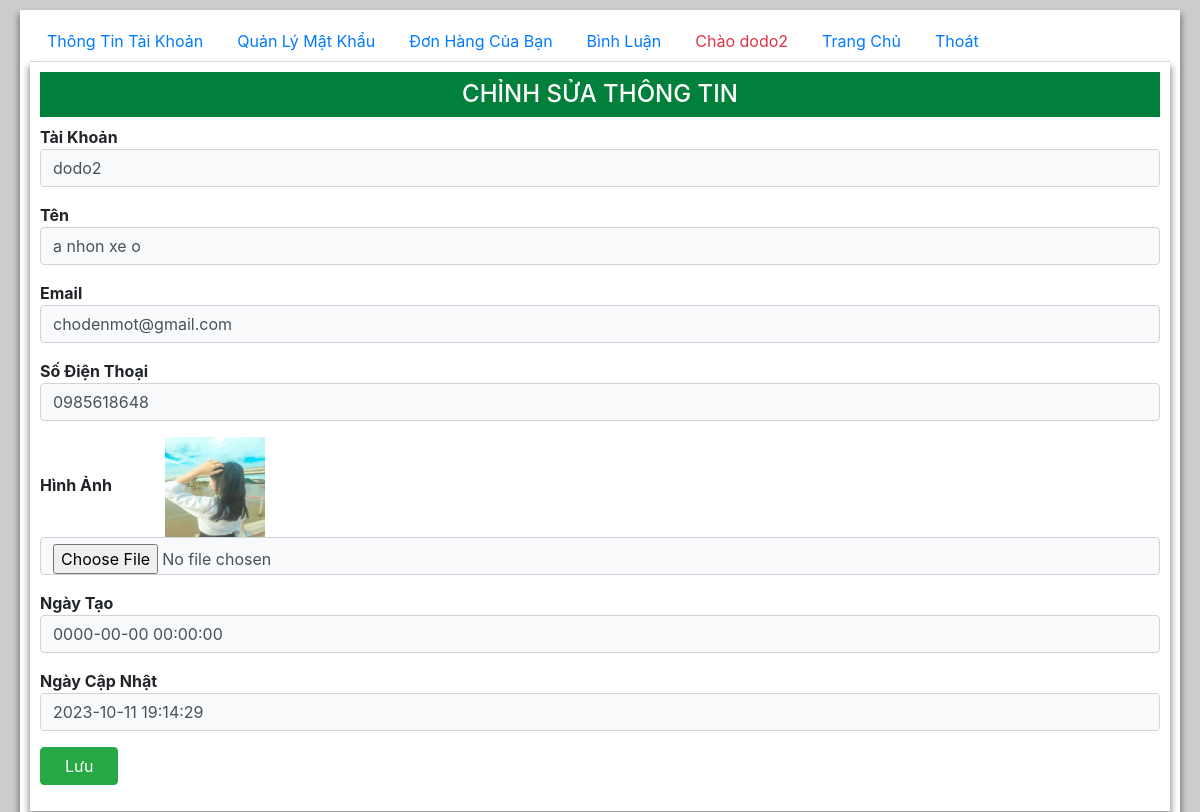
Before: /user/info.php (signed in) with the older database file.
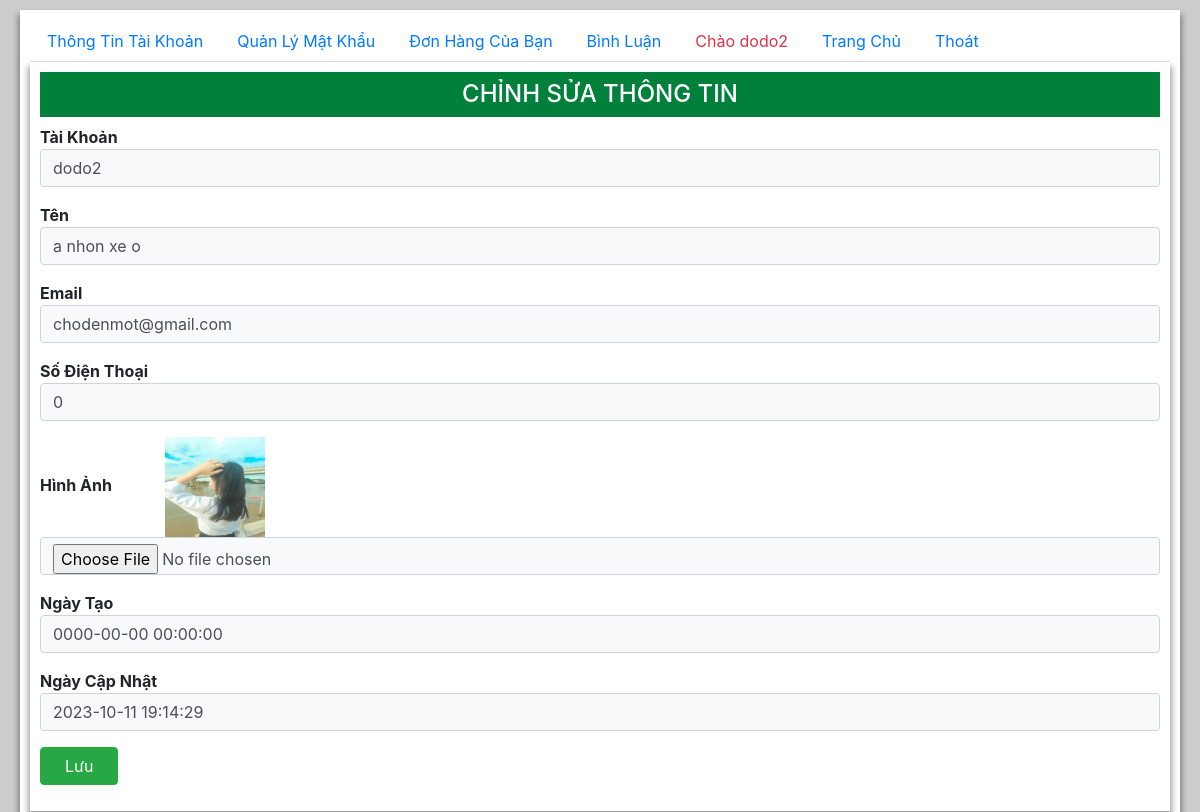
After: the same page with the newer database file.
### tables this page shows
CREATE TABLE `usr` (
  `username` varchar(20) NOT NULL,
  `pass` varchar(255) NOT NULL,
  `name` varchar(50) NOT NULL,
  `img` varchar(255) NOT NULL,
  `email` varchar(255) NOT NULL,
  `SDT` varchar(15) NOT NULL,
  `role` int(11) NOT NULL COMMENT '0 là admin 1 là user',
  `create_at` datetime NOT NULL,
  `update_at` datetime NOT NULL,
  `deleted` int(11) NOT NULL COMMENT '0 là tồn tại 1 là đã xóa'
);

### user/info.php (the view, shortened to what this page needs)
<html>
<head>
   <link href='https://unpkg.com/boxicons@2.0.9/css/boxicons.min.css' rel='stylesheet'>
   <link rel="stylesheet" href="https://maxcdn.bootstrapcdn.com/bootstrap/4.4.1/css/bootstrap.min.css">
   <link rel="stylesheet" href="./main.css">
</head>
<body>
   <div class="container">
   <?php require_once "user-menu.php";?>
   <div class="tab-content">
      <div class="tab-pane active" id="">
      <?php
        require '../model/conn.php';
        $username=$_COOKIE['usr'];
        if($username!=""){
            $h2="CHỈNH SỬA THÔNG TIN";
            $stmt = $conn -> prepare("SELECT * FROM usr WHERE username = '$username'");
            $stmt->execute();
            $user = $stmt->fetch();
        }
      ?>
      <div class="container m-auto">
      <h2 class="py-2 text-center h4 "><?= $h2 ?></h2>
      <form action="" method="post" enctype="multipart/form-data">
            <div class="mb-3">
                <label for="">Tài Khoản</label>
                <input type="text" name="id" value="<?= $user[0]??"" ?>" disabled class="form-control bg-light" >
            </div>
            <div class="mb-3">
                <label for="">Tên</label>
                <input type="text" name="name" value="<?= $user[2]??"" ?>" required class="form-control bg-light" >
            </div>
            <div class="mb-3">
                <label for="">Email</label>
                <input type="text" name="email" value="<?= $user[4]??"" ?>" required class="form-control bg-light" >
            </div>
            <div class="mb-3">
                <label for="">Số Điện Thoại</label>
                <input type="text" name="phone" value="<?= $user[5]??"" ?>" required class="form-control bg-light" >
            </div>
            <div class="mb-3">
                <label for="img">Hình Ảnh</label>
                <img width="100px" height="100px" src="../uploads_user/<?= $user[3]??"" ?>" alt="">
                <input type="file" name="img" value="<?= $user[3]??"" ?>" class="form-control bg-light" >
            </div>
            <div class="mb-3">
                <label for="">Ngày Tạo</label>
                <input type="text" value="<?= $user[7]??"" ?>" disabled class="form-control bg-light" >
            </div>
            <div class="mb-3">
                <label for="">Ngày Cập Nhật</label>
                <input type="text" value="<?= $user[8]??"" ?>" disabled class="form-control bg-light" >
            </div>
            <button class="btn btn-success px-4" name="submit">Lưu</button>
      </form>
      </div>
      </div>
   </div>
   </div>
</body>
</html>

Changed rows visible on the page:
changed usr "dodo2": phone "0985618648" → "0"
